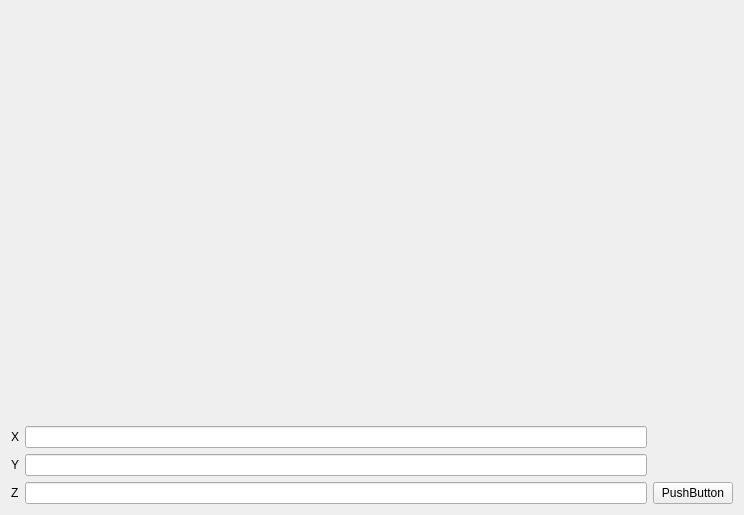
<?xml version="1.0" encoding="UTF-8"?>
<ui version="4.0">
 <class>Widget</class>
 <widget class="QWidget" name="Widget">
  <property name="geometry">
   <rect>
    <x>0</x>
    <y>0</y>
    <width>744</width>
    <height>515</height>
   </rect>
  </property>
  <property name="windowTitle">
   <string>Widget</string>
  </property>
  <layout class="QGridLayout" name="gridLayout">
   <item row="0" column="0" colspan="2">
    <widget class="QWidget" name="widget" native="true">
     <layout class="QHBoxLayout" name="horizontalLayout"/>
    </widget>
   </item>
   <item row="1" column="0">
    <widget class="QLabel" name="label">
     <property name="text">
      <string>X</string>
     </property>
    </widget>
   </item>
   <item row="1" column="1">
    <widget class="QLineEdit" name="lineEditx"/>
   </item>
   <item row="2" column="0">
    <widget class="QLabel" name="label_2">
     <property name="text">
      <string>Y</string>
     </property>
    </widget>
   </item>
   <item row="2" column="1">
    <widget class="QLineEdit" name="lineEdity"/>
   </item>
   <item row="3" column="0">
    <widget class="QLabel" name="label_3">
     <property name="text">
      <string>Z</string>
     </property>
    </widget>
   </item>
   <item row="3" column="1">
    <widget class="QLineEdit" name="lineEditz"/>
   </item>
   <item row="3" column="2">
    <widget class="QPushButton" name="pushButton">
     <property name="text">
      <string>PushButton</string>
     </property>
    </widget>
   </item>
  </layout>
 </widget>
 <resources/>
 <connections/>
</ui>
